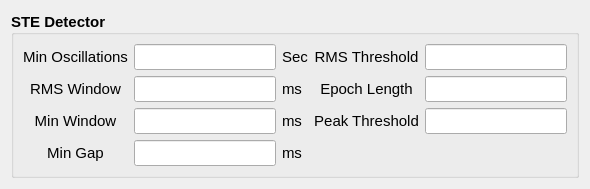
       <widget class="QWidget" name="qd_page_STE">
        <layout class="QGridLayout" name="gridLayout_7">
         <item row="0" column="0">
          <widget class="QGroupBox" name="qd_STE_detector">
           <property name="font">
            <font>
             <family>Arial</family>
             <pointsize>11</pointsize>
             <bold>true</bold>
            </font>
           </property>
           <property name="layoutDirection">
            <enum>Qt::LeftToRight</enum>
           </property>
           <property name="title">
            <string>STE Detector</string>
           </property>
           <property name="alignment">
            <set>Qt::AlignLeading|Qt::AlignLeft|Qt::AlignVCenter</set>
           </property>
           <layout class="QGridLayout" name="gridLayout">
            <item row="0" column="0">
             <widget class="QLabel" name="label_103">
              <property name="font">
               <font>
                <family>Arial</family>
                <pointsize>11</pointsize>
                <bold>false</bold>
               </font>
              </property>
              <property name="text">
               <string>Min Oscillations</string>
              </property>
              <property name="alignment">
               <set>Qt::AlignCenter</set>
              </property>
             </widget>
            </item>
            <item row="0" column="1">
             <widget class="QLineEdit" name="qd_ste_min_oscillation_input">
              <property name="font">
               <font>
                <family>Arial</family>
                <pointsize>11</pointsize>
                <bold>false</bold>
               </font>
              </property>
             </widget>
            </item>
            <item row="0" column="2">
             <widget class="QLabel" name="label_108">
              <property name="font">
               <font>
                <family>Arial</family>
                <pointsize>11</pointsize>
                <bold>false</bold>
               </font>
              </property>
              <property name="text">
               <string>Sec</string>
              </property>
              <property name="alignment">
               <set>Qt::AlignLeading|Qt::AlignLeft|Qt::AlignVCenter</set>
              </property>
             </widget>
            </item>
            <item row="0" column="3">
             <widget class="QLabel" name="label_102">
              <property name="font">
               <font>
                <family>Arial</family>
                <pointsize>11</pointsize>
                <bold>false</bold>
               </font>
              </property>
              <property name="text">
               <string>RMS Threshold</string>
              </property>
              <property name="alignment">
               <set>Qt::AlignCenter</set>
              </property>
             </widget>
            </item>
            <item row="0" column="4">
             <widget class="QLineEdit" name="qd_ste_rms_threshold_input">
              <property name="font">
               <font>
                <family>Arial</family>
                <pointsize>11</pointsize>
                <bold>false</bold>
               </font>
              </property>
             </widget>
            </item>
            <item row="1" column="0">
             <widget class="QLabel" name="label_104">
              <property name="font">
               <font>
                <family>Arial</family>
                <pointsize>11</pointsize>
                <bold>false</bold>
               </font>
              </property>
              <property name="text">
               <string>RMS Window</string>
              </property>
              <property name="alignment">
               <set>Qt::AlignCenter</set>
              </property>
             </widget>
            </item>
            <item row="1" column="1">
             <widget class="QLineEdit" name="qd_ste_rms_window_input">
              <property name="font">
               <font>
                <family>Arial</family>
                <pointsize>11</pointsize>
                <bold>false</bold>
               </font>
              </property>
             </widget>
            </item>
            <item row="1" column="2">
             <widget class="QLabel" name="label_96">
              <property name="font">
               <font>
                <family>Arial</family>
                <pointsize>11</pointsize>
                <bold>false</bold>
               </font>
              </property>
              <property name="text">
               <string>ms</string>
              </property>
              <property name="alignment">
               <set>Qt::AlignLeading|Qt::AlignLeft|Qt::AlignVCenter</set>
              </property>
             </widget>
            </item>
            <item row="1" column="3">
             <widget class="QLabel" name="label_107">
              <property name="font">
               <font>
                <family>Arial</family>
                <pointsize>11</pointsize>
                <bold>false</bold>
               </font>
              </property>
              <property name="text">
               <string>Epoch Length</string>
              </property>
              <property name="alignment">
               <set>Qt::AlignCenter</set>
              </property>
             </widget>
            </item>
            <item row="1" column="4">
             <widget class="QLineEdit" name="qd_ste_epoch_length_input">
              <property name="font">
               <font>
                <family>Arial</family>
                <pointsize>11</pointsize>
                <bold>false</bold>
               </font>
              </property>
             </widget>
            </item>
            <item row="2" column="0">
             <widget class="QLabel" name="label_97">
              <property name="font">
               <font>
                <family>Arial</family>
                <pointsize>11</pointsize>
                <bold>false</bold>
               </font>
              </property>
              <property name="text">
               <string>Min Window</string>
              </property>
              <property name="alignment">
               <set>Qt::AlignCenter</set>
              </property>
             </widget>
            </item>
            <item row="2" column="1">
             <widget class="QLineEdit" name="qd_ste_min_window_input">
              <property name="font">
               <font>
                <family>Arial</family>
                <pointsize>11</pointsize>
                <bold>false</bold>
               </font>
              </property>
             </widget>
            </item>
            <item row="2" column="2">
             <widget class="QLabel" name="label_95">
              <property name="font">
               <font>
                <family>Arial</family>
                <pointsize>11</pointsize>
                <bold>false</bold>
               </font>
              </property>
              <property name="text">
               <string>ms</string>
              </property>
              <property name="alignment">
               <set>Qt::AlignLeading|Qt::AlignLeft|Qt::AlignVCenter</set>
              </property>
             </widget>
            </item>
            <item row="2" column="3">
             <widget class="QLabel" name="label_101">
              <property name="font">
               <font>
                <family>Arial</family>
                <pointsize>11</pointsize>
                <bold>false</bold>
               </font>
              </property>
              <property name="text">
               <string>Peak Threshold</string>
              </property>
              <property name="alignment">
               <set>Qt::AlignCenter</set>
              </property>
             </widget>
            </item>
            <item row="2" column="4">
             <widget class="QLineEdit" name="qd_ste_peak_threshold_input">
              <property name="font">
               <font>
                <family>Arial</family>
                <pointsize>11</pointsize>
                <bold>false</bold>
               </font>
              </property>
             </widget>
            </item>
            <item row="3" column="0">
             <widget class="QLabel" name="label_100">
              <property name="font">
               <font>
                <family>Arial</family>
                <pointsize>11</pointsize>
                <bold>false</bold>
               </font>
              </property>
              <property name="text">
               <string>Min Gap</string>
              </property>
              <property name="alignment">
               <set>Qt::AlignCenter</set>
              </property>
             </widget>
            </item>
            <item row="3" column="1">
             <widget class="QLineEdit" name="qd_ste_min_gap_input">
              <property name="font">
               <font>
                <family>Arial</family>
                <pointsize>11</pointsize>
                <bold>false</bold>
               </font>
              </property>
             </widget>
            </item>
            <item row="3" column="2">
             <widget class="QLabel" name="label_111">
              <property name="font">
               <font>
                <family>Arial</family>
                <pointsize>11</pointsize>
                <bold>false</bold>
               </font>
              </property>
              <property name="text">
               <string>ms</string>
              </property>
              <property name="alignment">
               <set>Qt::AlignLeading|Qt::AlignLeft|Qt::AlignVCenter</set>
              </property>
             </widget>
            </item>
           </layout>
          </widget>
         </item>
        </layout>
       </widget>
